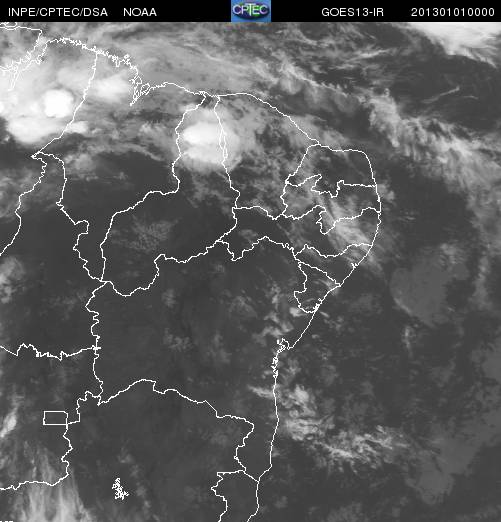
#> input picture resource/pics/clouds/S11235251_201301010000.jpg, 501 x 522 px
$ python croper.py . out.png
#> lines starting #> are read from the running program, lines starting #| are printed output that depends on the picture
#!/usr/bin/python3.4
from PIL import Image
import os
import sys

rootPath = sys.argv[1]
savePath = sys.argv[2]

fileList = os.listdir(rootPath)
s = [309, 334, 501, 522]

for f in fileList:
    if f.find("jpg") >= 0:
        im = Image.open(rootPath + "/" + f)
#> im is the input picture: PIL image 501x522 RGB; mean R, G, B 95.5, 95.6, 95.7
        print(f)
        im.crop(s).save( savePath + "/" + im.filename.replace(".jpg", "_square.jpg"))
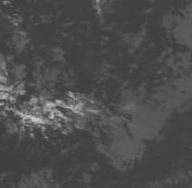
#> saved as S11235251_201301010000_square.jpg: PIL image 192x188 RGB; min 57, max 204, mean 77.1
#> pass 2 of the loop `for f in fileList:`:
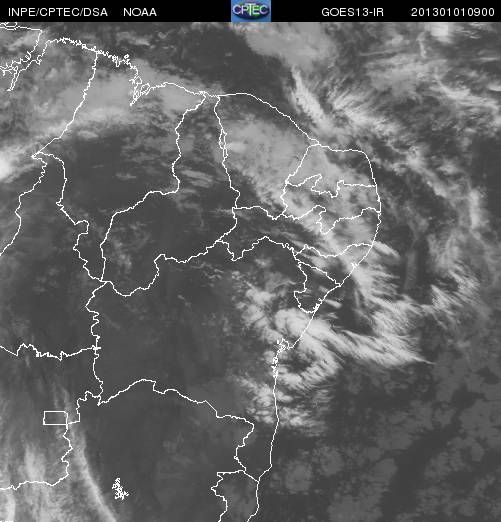
#> input picture resource/pics/clouds/S11235251_201301010900.jpg, 501 x 522 px
#> im is the input picture: PIL image 501x522 RGB; mean R, G, B 102.2, 102.3, 102.4
#> `im.crop(s).save( savePath + "/" + im.filename.replace(".jpg", "_square..`:
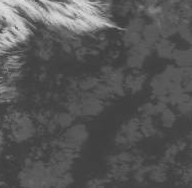
#> saved as S11235251_201301010900_square.jpg: PIL image 192x188 RGB; min 54, max 225, mean 86.1
